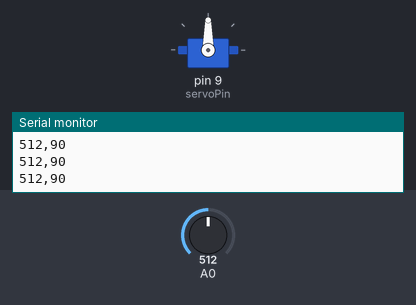
A sketch run on a simulated Arduino Uno, built with avr-gcc and run on an emulated ATmega328P. On the bench: servo, the last lines printed to the serial monitor. Inputs (shaded band) come from the test bench; at power-on: A0 = 512.

Above: at 1.2 s.
1.3 s: A0 set to 556
At 1.7 s:
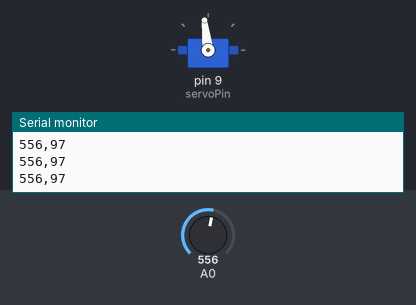
4.3 s: A0 set to 587
At 5.4 s:
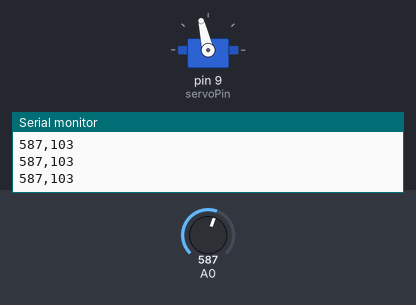
5.8 s: A0 set to 716
At 6.6 s:
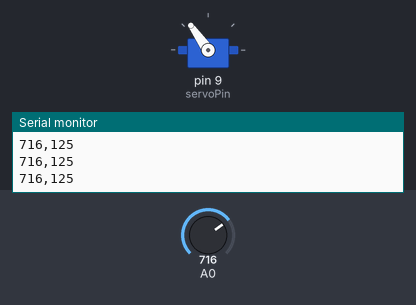
7.3 s: A0 set to 900
At 7.6 s:
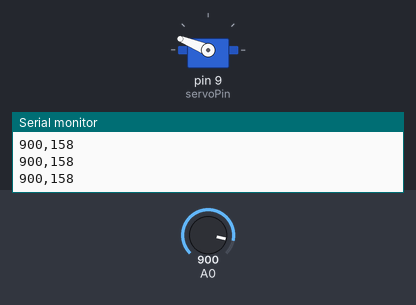
8.8 s: A0 set to 1023
At 10.0 s:
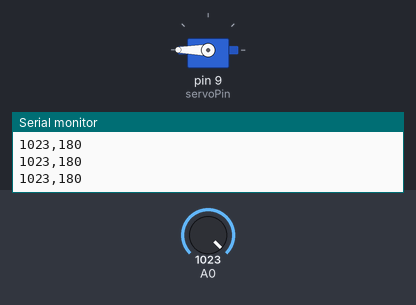
10.3 s: A0 set to 306
At 11.1 s:
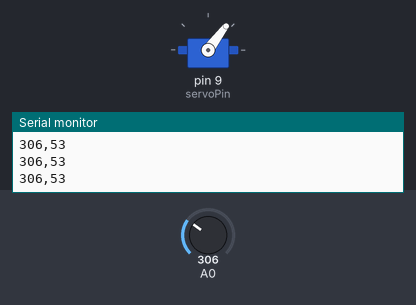
Timing chart, 0 to 12.8 s (numbered marks = the images above; inputs shaded):
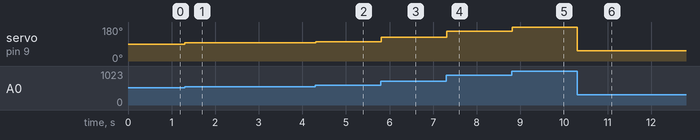

Measured:
- after the input at 1.3 s, servo on pin 9 (servoPin): 90° → 97° at once
- after the input at 4.3 s, servo on pin 9 (servoPin): 97° → 103° at once
- after the input at 5.8 s, servo on pin 9 (servoPin): 103° → 125° at once
- after the input at 7.3 s, servo on pin 9 (servoPin): 125° → 158° at once
- after the input at 8.8 s, servo on pin 9 (servoPin): 158° → 180° at once
- after the input at 10.3 s, servo on pin 9 (servoPin): 180° → 53° at once

The sketch:

read-analog.ino
```cpp
#include <Servo.h>

int val = 0;
const int sensorPin = 0;
const int servoPin = 9;

Servo s;

void setup() {
  Serial.begin(9200);
  s.attach(servoPin);
}

void loop() {
  val = analogRead(0);
  Serial.print(val);
  Serial.print(",");
  // il servo motore accetta solo i valori: 0-179
  // mi aspetto un moero tra `1,1023] e viene mappato in [0,255]
  val = map(val, 0, 1023, 0, 180);
  val = constrain(val, 0, 180);
  s.write(val);
  Serial.println(val);
}
```
